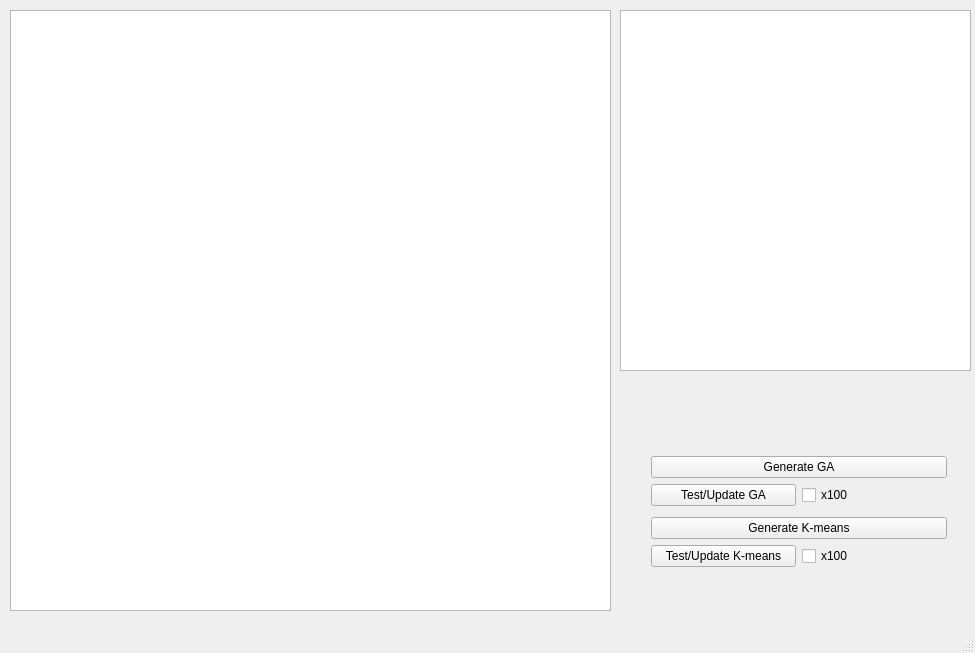
<?xml version="1.0" encoding="UTF-8"?>
<ui version="4.0">
 <class>MainWindow</class>
 <widget class="QMainWindow" name="MainWindow">
  <property name="geometry">
   <rect>
    <x>0</x>
    <y>0</y>
    <width>975</width>
    <height>653</height>
   </rect>
  </property>
  <property name="windowTitle">
   <string>MainWindow</string>
  </property>
  <widget class="QWidget" name="centralWidget">
   <widget class="QGraphicsView" name="graphicsView">
    <property name="geometry">
     <rect>
      <x>10</x>
      <y>10</y>
      <width>601</width>
      <height>601</height>
     </rect>
    </property>
   </widget>
   <widget class="QTextBrowser" name="textBrowser">
    <property name="geometry">
     <rect>
      <x>620</x>
      <y>10</y>
      <width>351</width>
      <height>361</height>
     </rect>
    </property>
   </widget>
   <widget class="QWidget" name="">
    <property name="geometry">
     <rect>
      <x>640</x>
      <y>440</y>
      <width>318</width>
      <height>143</height>
     </rect>
    </property>
    <layout class="QVBoxLayout" name="verticalLayout_3">
     <item>
      <layout class="QVBoxLayout" name="verticalLayout">
       <item>
        <widget class="QPushButton" name="ga_gen_button">
         <property name="text">
          <string>Generate GA</string>
         </property>
        </widget>
       </item>
       <item>
        <layout class="QHBoxLayout" name="horizontalLayout">
         <item>
          <widget class="QPushButton" name="t_u_ga_button">
           <property name="text">
            <string>Test/Update GA</string>
           </property>
          </widget>
         </item>
         <item>
          <widget class="QCheckBox" name="ga_100x">
           <property name="text">
            <string>x100</string>
           </property>
          </widget>
         </item>
        </layout>
       </item>
      </layout>
     </item>
     <item>
      <layout class="QVBoxLayout" name="verticalLayout_2">
       <item>
        <widget class="QPushButton" name="kmeans_gen_button">
         <property name="text">
          <string>Generate K-means</string>
         </property>
        </widget>
       </item>
       <item>
        <layout class="QHBoxLayout" name="horizontalLayout_2">
         <item>
          <widget class="QPushButton" name="t_u_kmeans_button">
           <property name="text">
            <string>Test/Update K-means</string>
           </property>
          </widget>
         </item>
         <item>
          <widget class="QCheckBox" name="kmeans_100x">
           <property name="text">
            <string>x100</string>
           </property>
          </widget>
         </item>
        </layout>
       </item>
      </layout>
     </item>
    </layout>
   </widget>
  </widget>
  <widget class="QStatusBar" name="statusBar"/>
 </widget>
 <layoutdefault spacing="6" margin="11"/>
 <resources/>
 <connections/>
</ui>
